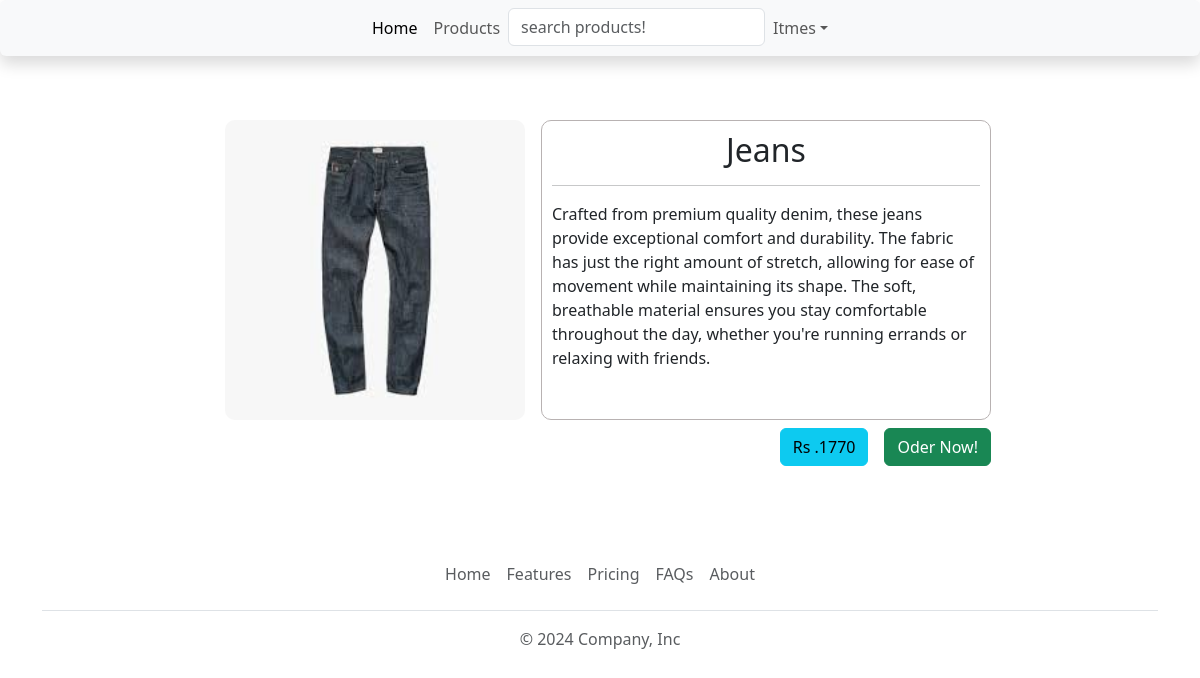
The page /buying/4/ on the database its author committed.
### store/models.py (models this page shows, shortened)
class Products(models.Model):
    products_id = models.AutoField
    products_name = models.CharField(max_length=100)
    category = models.CharField(max_length=50)
    subcategory = models.CharField(max_length=50)
    price = models.IntegerField()
    products_desc = models.TextField()
    products_image = models.ImageField(upload_to='products')

### store/views.py (the view)
# urls.py: path('buying/<id>/', Buy , name="buy"),
def Buy(request,id):
    products = Products.objects.get(id=id)
    params = {'products':products}
    return render(request, 'buy.html',params)

### store/templates/buy.html (shortened to what this page needs)
{% extends "base.html" %}
{% block body %}
<div class="container d-flex justify-content-center my-5 p-3">
    <div class="product-image mx-3">
        <a href="/media/{{products.products_image}}"><img src="/media/{{products.products_image}}" alt=""></a>
    </div>
    <div class="product-details">
        <div class="product-desc">
            <h2 class="text-center">{{products.products_name}}</h2>
            <hr>
            <p>{{products.products_desc}}</p>
        </div>
        <div class="price d-flex justify-content-end my-2">
            <span class="btn btn-info mx-3">Rs .{{products.price}}</span>
            <a href="/order/{{products.id}}"><button class="btn btn-success">Oder Now!</button></a>
        </div>
    </div>
</div>
{% endblock body %}

### store/templates/buy.html (style rules this page uses)
.product-image img { width:300px; height: 300px; border-radius: 10px; }
.product-desc { width: 450px; height: 300px; border: 1px solid rgb(184, 178, 178); padding: 10px; border-radius: 10px; }

### rows shown on the page
Products: products_image (picture), products_name "Jeans", products_desc "Crafted from premium quality denim, these jeans provide exceptional comfort and durability. The fabric has just the right amount of stretch, allowing for ease of movement while maintaining its shape. The soft, breathable material ensures you stay comfortable throughout the day, whether you're running errands or relaxing with friends.", price "1770"
